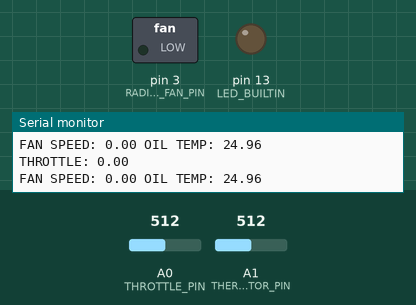
Recording of a sketch running on a simulated Arduino Nano, built with avr-gcc and run on an emulated ATmega328P. On the bench: switched loads named in the sketch (green lamp = pin HIGH), output pins drawn as LEDs (lit = HIGH), the last lines printed to the serial monitor. Dashed ring = blinking. The inputs (shaded band) are chosen by the test bench; at power-on: A1 (THERMISTOR_PIN) = 512, A0 (THROTTLE_PIN) = 512.

Above: at 1.2 s.
1.3 s: A1 (THERMISTOR_PIN) set to 306
At 4.3 s:
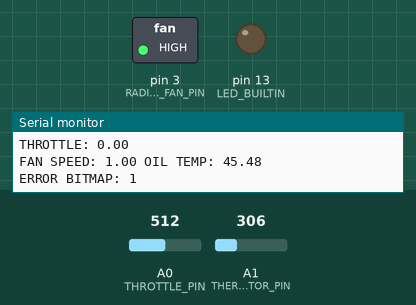
4.4 s: A1 (THERMISTOR_PIN) set to 70
6.2 s: A1 (THERMISTOR_PIN) set to 63
9.3 s: A1 (THERMISTOR_PIN) set to 0
At 10.4 s:
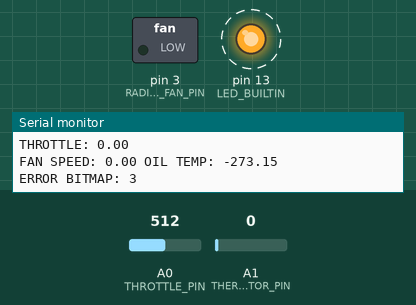
12.4 s: A1 (THERMISTOR_PIN) set to 2
At 13.3 s:
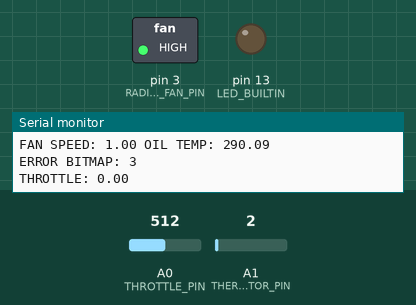
14.2 s: A1 (THERMISTOR_PIN) set to 716
At 16.4 s:
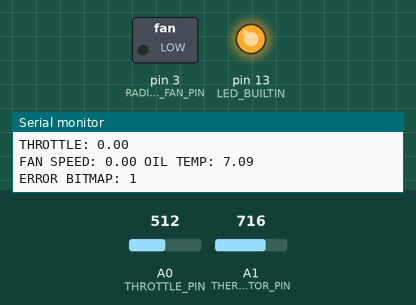
Timing chart, 0 to 18.1 s (numbered marks = the images above; inputs shaded):
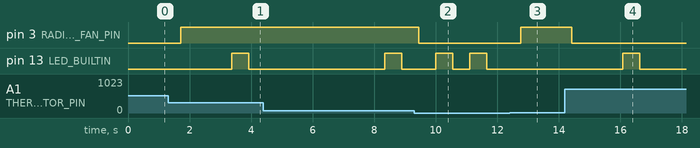

The sketch:

rc-excavator-controller.ino
```cpp
#include <Wire.h>
#include <Adafruit_MCP4725.h>

#define SERVO_1_PIN 3
#define SERVO_2_PIN 3
#define THROTTLE_MODE_PIN 6
#define THROTTLE_PIN A0

#define THERMISTOR_PIN A1
#define THERMISTOR_NOMINAL 10000
#define TEMPERATURE_NOMINAL 25
#define B_COEFFICIENT 3950
#define THERMISTOR_SERIES_RESISTOR 10000
#define THERMISTOR_NUM_SAMPLES 5
#define THERMISTOR_MIN_TEMP 0
#define THERMISTOR_MAX_TEMP 100

// NANO PWM PINS: 3, 5, 6, 9, 10, 11
#define RADIATOR_FAN_PIN 3  // PWM
#define RADIATOR_FAN_OFF_TEMP 25  // 45
#define RADIATOR_FAN_ON_TEMP 30  // 55

#define DAC_RESULOTION (9)

#define SERVO_PULSE_RANGE 500

Adafruit_MCP4725 dac;

volatile long servo_pulse[] = {0, 0, 0, 0, 0, 0, 0};
volatile long servo_start_timer[] = {0, 0, 0, 0, 0, 0, 0};
volatile long servo_end_timer[] = {0, 0, 0, 0, 0, 0, 0};

//bool throttle_mode = THROTTLE_MODE_AUTO;
float motor_throttle = 0; // 0.0 - 1.0

float oil_temperature = 0.0;
float thermistor_reading = 0.0;
float fan_speed = 0.0; // 0.0<>1.0

#define ERROR_CODE_BLINK_DELAY 250
#define ERROR_CODE_CYCLE_DELAY 1000
#define ERROR_CODE_CYCLE_RESTART_DELAY 3000

#define ERROR_CODE_BITS 8
#define ERROR_CODE_THROTTLE_INIT_VALUE 0  // before accepting any input value, it needs to read 0 first
#define ERROR_CODE_THERMISTOR_RANGE 1

uint8_t error_codes_set = 0;  // each bit is an individual error code
uint8_t current_error_bit = 0;
uint8_t current_error_blink_counter = 0;
volatile long error_timer = 0;


void setup() {
    Serial.begin(9600);
    Serial.println("Init");

//  pinMode(SERVO_1_PIN, INPUT_PULLUP);
//  pinMode(SERVO_2_PIN, INPUT_PULLUP);

  pinMode(THROTTLE_PIN, INPUT);
//  pinMode(THERMISTOR_PIN, INPUT);
//  pinMode(RADIATOR_FAN_PIN, OUTPUT);
  pinMode(LED_BUILTIN, OUTPUT);

//  attachInterrupt(digitalPinToInterrupt(SERVO_1_PIN), pulse_timer_1_rising, HIGH);
//  attachInterrupt(digitalPinToInterrupt(SERVO_1_PIN), pulse_timer_1_falling, FALLING);

  dac.begin(0x60);
//    dac.setVoltage(0, false);

  bitSet(error_codes_set, ERROR_CODE_THROTTLE_INIT_VALUE);
  Serial.println("Done");
}

// the loop function runs over and over again forever
void loop() {

//    Serial.println(motor_throttle * 100);
//    Serial.print(" ");
//    Serial.println(voltage);

    throttle_callback();
    thermostat_callback();
    error_callback();
    delay(500);
}

void throttle_callback() {
//    throttle_mode = digitalRead(THROTTLE_MODE_PIN) == HIGH;

//    if (throttle_mode == THROTTLE_MODE_CONSTANT) {
      motor_throttle = analogRead(THROTTLE_PIN) / 1023.0;

      if (bitRead(error_codes_set, ERROR_CODE_THROTTLE_INIT_VALUE)) {  // safe startup
          if (motor_throttle == 0.0) {
              bitClear(error_codes_set, ERROR_CODE_THROTTLE_INIT_VALUE);
          } else {
              motor_throttle = 0.0;
          }
      }
//    } else {
//      motor_throttle = min(abs(servo_pulse[0] - 1500) / SERVO_PULSE_RANGE, 1.0);
//    }

    dac.setVoltage(min(motor_throttle * 4095, 4095), false);

    Serial.print("THROTTLE: ");
    Serial.println(motor_throttle);
}

void thermostat_callback() {
    uint8_t i;

    thermistor_reading = 0.0;
    for (i = 0; i < THERMISTOR_NUM_SAMPLES; i++) {
        thermistor_reading += analogRead(THERMISTOR_PIN);
        delay(10);
    }
    thermistor_reading /= THERMISTOR_NUM_SAMPLES;

    thermistor_reading = (1023 / thermistor_reading)  - 1;     // (1023/ADC - 1)
    thermistor_reading = THERMISTOR_SERIES_RESISTOR / thermistor_reading;

    float steinhart;
    steinhart = thermistor_reading / THERMISTOR_NOMINAL;     // (R/Ro)
    steinhart = log(steinhart);                  // ln(R/Ro)
    steinhart /= B_COEFFICIENT;                   // 1/B * ln(R/Ro)
    steinhart += 1.0 / (TEMPERATURE_NOMINAL + 273.15); // + (1/To)
    oil_temperature = 1.0 / steinhart - 273.15;

    bitWrite(error_codes_set, ERROR_CODE_THERMISTOR_RANGE, oil_temperature < THERMISTOR_MIN_TEMP || oil_temperature > THERMISTOR_MAX_TEMP);

    fan_speed = min(1.0, max(0.0, oil_temperature - RADIATOR_FAN_OFF_TEMP) / (RADIATOR_FAN_ON_TEMP - RADIATOR_FAN_OFF_TEMP));
    analogWrite(RADIATOR_FAN_PIN, fan_speed * 255.0);

    Serial.print("FAN SPEED: ");
    Serial.print(fan_speed);
    Serial.print(" OIL TEMP: ");
    Serial.println(oil_temperature);

}

void error_callback() {
    int timer_interval = millis() - error_timer;

    if (
        (current_error_bit == 0 && current_error_blink_counter == 0 && timer_interval < ERROR_CODE_CYCLE_RESTART_DELAY)  // error cycle restarts
        || (current_error_blink_counter == 0 && timer_interval < ERROR_CODE_CYCLE_DELAY)  // done reporting error
        || (current_error_blink_counter > 0 && timer_interval < ERROR_CODE_BLINK_DELAY)  // reporting error
    ) {
        return;  // sleep
    }

    error_timer = millis();

    Serial.print("ERROR BITMAP: ");
    Serial.println(error_codes_set);

    while (true) {
        if (current_error_blink_counter > 0 || bitRead(error_codes_set, current_error_bit)) {
//            Serial.print("BIT SET: ");
//            Serial.print(current_error_bit);
//            Serial.print(" BLINK STEP: ");
//            Serial.print(current_error_blink_counter);
            if (current_error_blink_counter % 2 == 0) {
                digitalWrite(LED_BUILTIN, HIGH);
//                Serial.println("HIGH");
            } else {
                digitalWrite(LED_BUILTIN, LOW);
//                Serial.println("LOW");
            }
            if (++current_error_blink_counter >= (current_error_bit + 1) * 2) {
                current_error_blink_counter = 0;
                current_error_bit++;
            }
            break;
        }

        if (++current_error_bit >= ERROR_CODE_BITS) {
            current_error_bit = 0;
            break;
        }
    }
}


bool pulse_timer_rising(int pin) {
  servo_start_timer[pin] = micros();
  return servo_start_timer[pin] - servo_end_timer[pin] > 20000;
}

void pulse_timer_falling(int pin) {
  servo_end_timer[pin] = micros();
  if (servo_end_timer[pin] - servo_start_timer[pin] >= 790 && servo_end_timer[pin] - servo_start_timer[pin] <= 2210) {
    servo_pulse[pin] = (servo_pulse[pin] * 4 + servo_end_timer[pin] - servo_start_timer[pin]) / 5;
  }
}


void pulse_timer_1_rising() {
  if (pulse_timer_rising(0)) {
    attachInterrupt(digitalPinToInterrupt(SERVO_1_PIN), pulse_timer_1_falling, LOW);
  }
}

void pulse_timer_1_falling() {
  pulse_timer_falling(0);
  attachInterrupt(digitalPinToInterrupt(SERVO_1_PIN), pulse_timer_1_rising, HIGH);
}
```

Measured:
- the behaviour switches between 0 and 1 on A1 (THERMISTOR_PIN) (found by bisection; images 2 and 3)
- after the input at 1.3 s, pin 3 (RADIATOR_FAN_PIN): LOW → HIGH after 0.41 s
- after the input at 9.3 s, pin 3 (RADIATOR_FAN_PIN): HIGH → LOW after 0.15 s
- after the input at 12.4 s, pin 3 (RADIATOR_FAN_PIN): LOW → HIGH after 0.36 s
- after the input at 14.2 s, pin 3 (RADIATOR_FAN_PIN): HIGH → LOW after 0.22 s; pin 13 (LED_BUILTIN): goes on until 16.6 s, then stays LOW
- by itself, pin 13 (LED_BUILTIN): alternates HIGH for 0.55 s and LOW for 0.55 s
